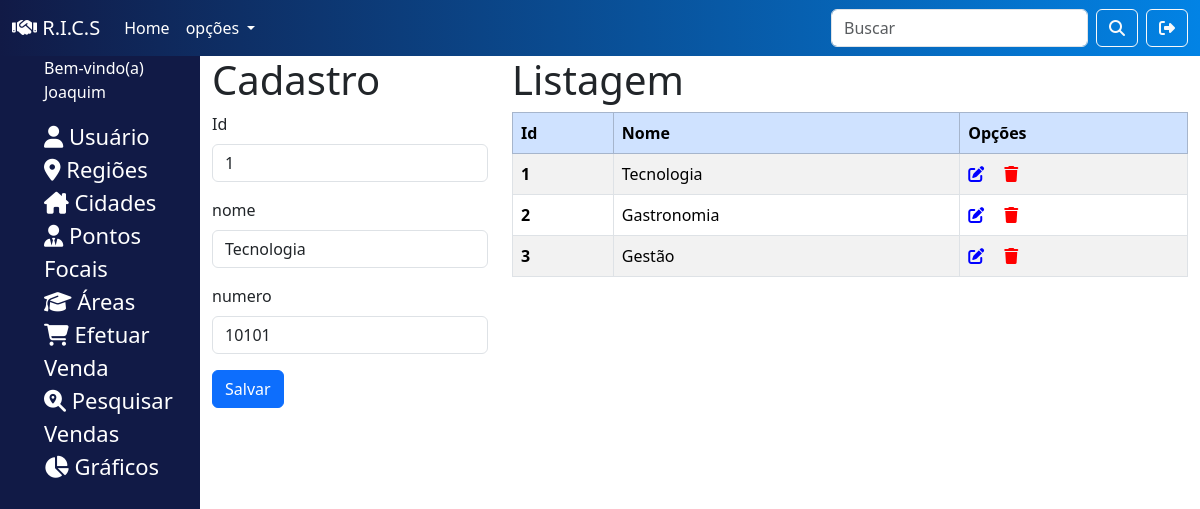
The page /sistema/area.php?id=1 (signed in) on the database its author committed.
### tables this page shows
CREATE TABLE area(
    id INT PRIMARY KEY NOT NULL AUTO_INCREMENT,
    nome VARCHAR(15) NOT NULL,
    numero INT
);

### sistema/area.php (the view, shortened to what this page needs)
<?php
  include './backend/conexao.php';
  include './recursos/cabecalho.php';
  $destino = "./backend/area/inserir.php";
  if(!empty($_GET['id'])){
    $id = $_GET['id'];
    $sql = "SELECT * FROM area WHERE id='$id' ";
    $dados = mysqli_query($conexao, $sql);
    $regioes = mysqli_fetch_assoc($dados);
    $destino = "./backend/area/alterar.php";
  }
?>
<body>
  <?php include './recursos/menuSuperior.php'?>
  <div class="container-fluid">
    <div class="row">
      <div class="col-2 menu">
        <?php include './recursos/menuLateral.php' ?>
      </div>
      <div class="col-3">
        <h1> Cadastro </h1>
        <form action="<?= $destino ?>" method="post">
          <div class="mb-3">
            <label class="form-label"> Id </label>
            <input readonly name="id" type="text" value="<?php echo isset($regioes) ? $regioes['id']: "" ?>" class="form-control">
          </div>
          <div class="mb-3">
            <label class="form-label"> nome </label>
            <input name="nome" type="text" autofocus value="<?php echo isset($regioes) ? $regioes['nome']: "" ?>" class="form-control">
          </div>
          <div class="mb-3">
            <label class="form-label"> numero </label>
            <input name="numero" type="text" autofocus value="<?php echo isset($regioes) ? $regioes['numero']: "" ?>" class="form-control">
          </div>
          <button type="submit" class="btn btn-primary"> Salvar </button>
        </form>
      </div>
      <div class="col-7">
        <h1> Listagem </h1>
        <table id="tabela" class="table table-striped table-bordered" >
          <thead class="table-primary">
            <tr>
              <th scope="col">Id</th>
              <th scope="col">Nome</th>
              <th scope="col">Opções</th>
            </tr>
          </thead>
          <tbody>
          <?php
            $sql = "SELECT * FROM area";
            $dados = mysqli_query($conexao, $sql);
            while($coluna = mysqli_fetch_assoc($dados)){
          ?>
            <tr>
              <th scope="row"> <?php echo $coluna['id'] ?></th>
              <td> <?php echo $coluna['nome'] ?> </td>
              <td>
                <a href="./area.php?id=<?= $coluna['id'] ?>"> <i class="fa-solid fa-pen-to-square me-3" style="color: blue;"></i></a>
                <a href="<?php echo "./backend/area/excluir.php?id=".$coluna['id'] ?>" onclick="return confirm('Deseja realmente excluir?')"><i class="fa-solid fa-trash" style="color: #ff0000;"></i> </a>
              </td>
            </tr>
          <?php }  ?>
          </tbody>
        </table>
      </div>
    </div>
  </div>
</body>
</html>

### sistema/estilo.css (style rules this page uses)
.menu { background-color: rgb(17, 26, 70); height: 100vh; list-style: none; }

### rows shown on the page
area: id "1", nome "Tecnologia", numero "10101"
area: id "2", nome "Gastronomia"
area: id "3", nome "Gestão"

### other values the page prints
$_SESSION['usuario'] "Joaquim"
